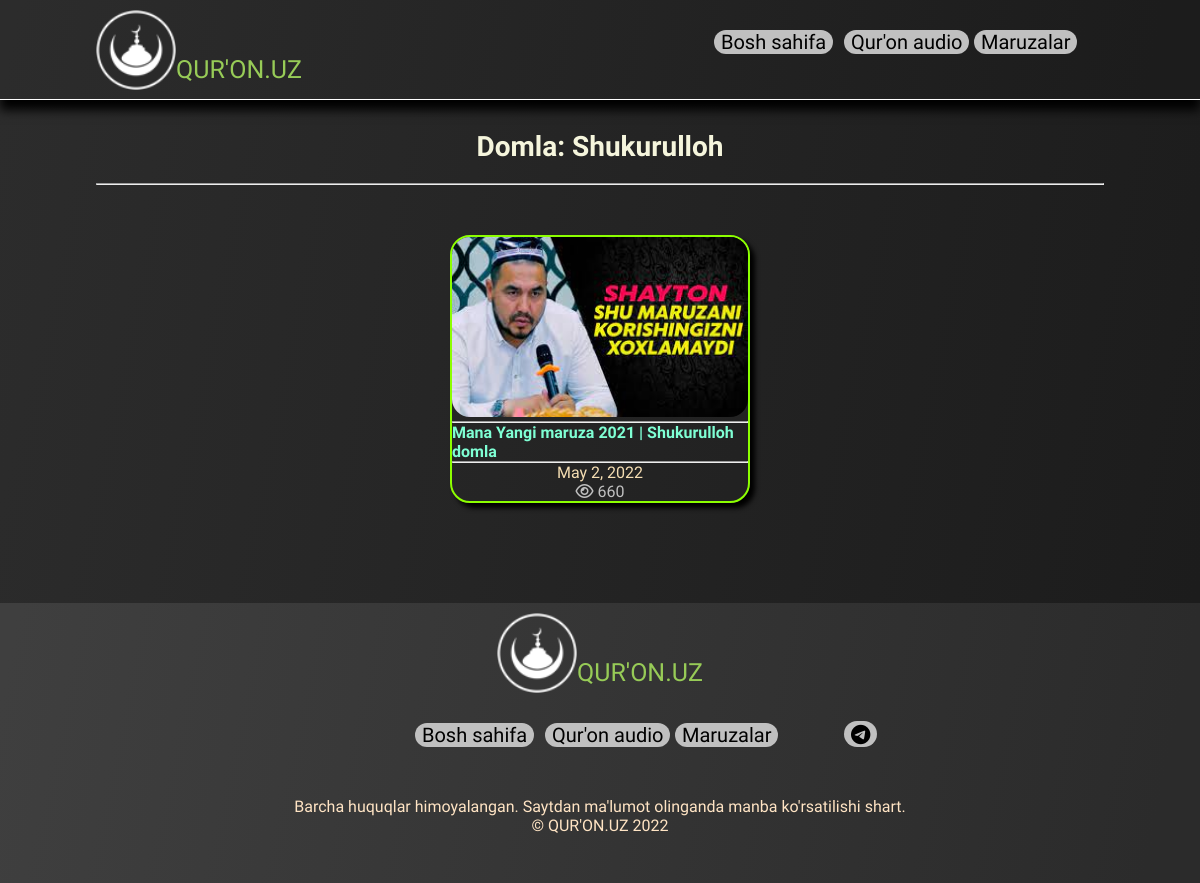
The app's page /maruzalar/Shukurulloh/ with its own data.
### quronuz/models.py (models this page shows, shortened)
class Domla(models.Model):
    name = models.CharField('Domlaning ismi' ,max_length=200)
    slug = models.SlugField('Slug' ,max_length=200)
    class Meta:
        verbose_name = 'Domla'
        verbose_name_plural = 'Domlalar'

class Maruza(models.Model):
    url_video = models.URLField('Video URL' ,max_length=100)
    popular = models.IntegerField('Ko\'rilganlar soni' ,default=0)
    image = models.ImageField('Rasm' ,upload_to='maruzaimg/')
    title = models.CharField('Sarlavha', max_length=150)
    date = models.DateField(default=timezone.now)
    slug = models.SlugField('Slug' ,max_length=200)
    domla = models.ForeignKey(Domla , on_delete=models.CASCADE, null=True)
    class Meta:
        verbose_name = 'Maruza'
        verbose_name_plural = 'Maruzalar'
    def get_absolute_url(self):
        return f"/maruza/{self.slug}"

### quronuz/views.py (the view)
# urls.py: path('maruzalar/<slug:slug>/' , views.domla, name='domla'),
def domla(request, slug):
    domla = Domla.objects.get(slug=slug)
    maruza = domla.maruza_set.order_by()
    return render(request, "domla_detail.html", {
        'domla': domla,
        'maruzalar': maruza,
        })

### template/domla_detail.html
{% extends "base.html" %}
{% load static %}
{% block content %}
<aside>
    <h1>Domla: {{ domla.name }}</h1> <hr style="margin-top: 20px;">
    <div class="maruza">
        {% for maruza in maruzalar %}
        <div class="maruza-box">
            <a href="{{ maruza.get_absolute_url }}">
                <img  src="{{ maruza.image.url }}" alt="img">
                <hr><h4 align="left" style="color: aquamarine;">{{ maruza.title }}</h4> <hr>
                <p>{{ maruza.date }}</p>
                <p style="color: silver;"><i class="fa-regular fa-eye"></i> {{ maruza.popular }}</p>
            </a>
        </div>
        {% endfor %}
    </div>
</aside>
{% endblock content %}

### static/css/style.css (style rules this page uses)
* { margin: 0; padding: 0; box-sizing: border-box; font-family: 'Rajdhani', sans-serif; }
aside { width: 100%; height: auto; padding: 130px 8% 0 8%; }
aside h1 { font-size: 28px; color: beige; text-align: center; }
aside { margin-bottom: 50px; }
.maruza { width: 100%; height: auto; padding-bottom: 50px; display: flex; justify-content: space-around; flex-wrap: wrap; }
.maruza a { text-decoration: none; color: wheat; }
.maruza-box { margin-top: 50px; width: 300px; height: auto; border: 2px solid #8cff00; border-radius: 20px; text-align: center; box-shadow: 5px 5px 5px black; }
.maruza a img { width: 296px; height: 180px; border-radius: 18px; }

### template/base.html (style rules this page uses)
body { background: linear-gradient(101.56deg, #2C2C2C 1.56%, #1C1C1C 95.55%); }

### records on screen
Domla: name "Shukurulloh"
Maruza: image (picture), title "Mana Yangi maruza 2021 | Shukurulloh domla", date "May 2, 2022", popular "660"
